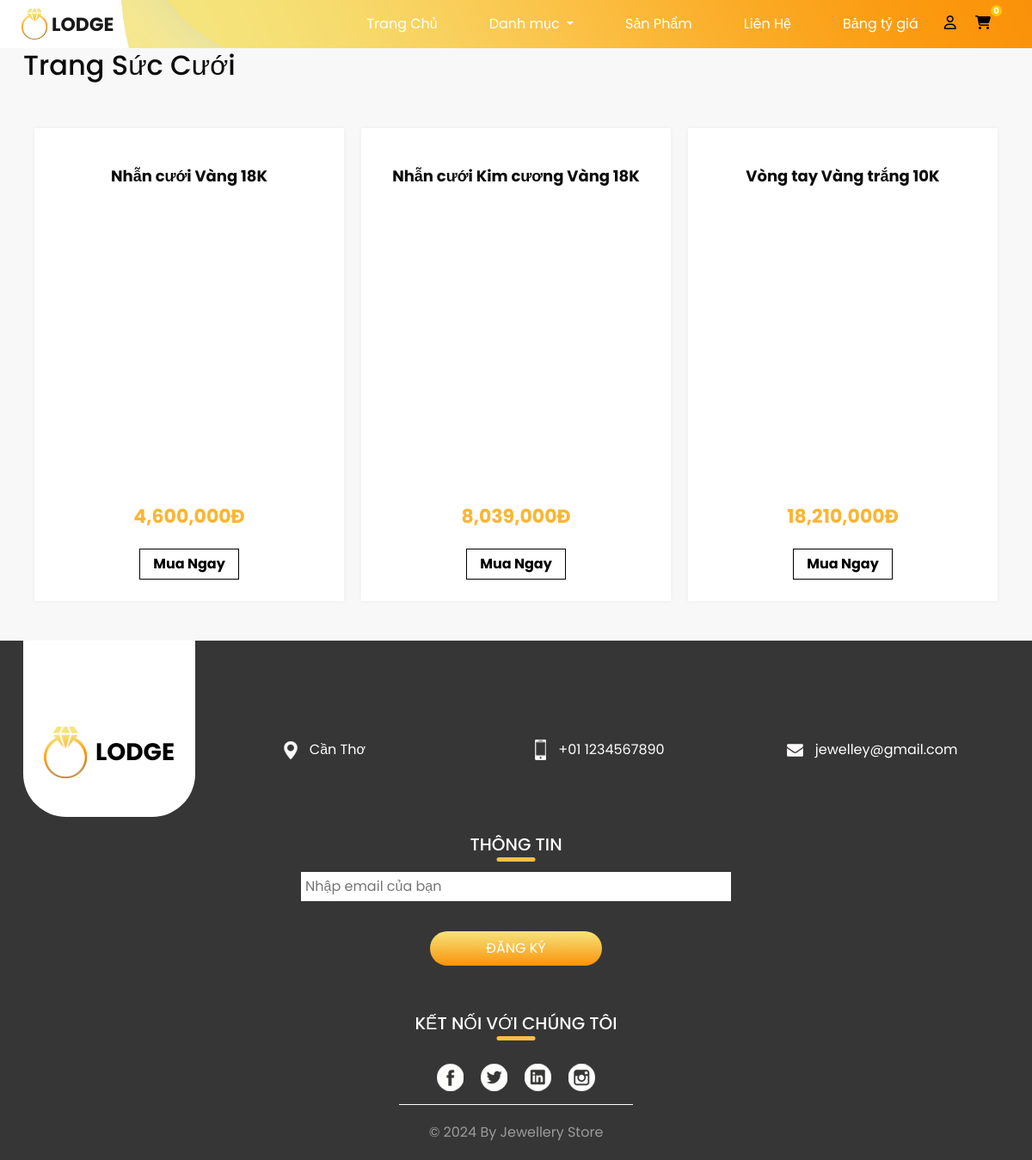
Screenshot of /products.php?id=1 with the database file from the repository.
### tables this page shows
CREATE TABLE `danhmuc` (
  `Ma_DM` int(11) NOT NULL,
  `Ten_DM` varchar(20) NOT NULL,
  `HinhAnh_DM` varchar(100) DEFAULT NULL,
  `PARENT` int(11) DEFAULT NULL
);

CREATE TABLE `sanpham` (
  `Ma_SP` int(11) NOT NULL,
  `Ma_DM` int(11) NOT NULL,
  `HinhAnh_SP` varchar(100) NOT NULL,
  `Ten_SP` varchar(50) NOT NULL,
  `TrongLuong_Sp` float NOT NULL,
  `MoTa_SP` mediumtext DEFAULT NULL,
  `soluong_sp` int(11) DEFAULT NULL
);

CREATE TABLE `don_gia` (
  `id_gia` int(11) NOT NULL,
  `ngay` date NOT NULL,
  `gia` float NOT NULL,
  `Ma_SP` int(11) DEFAULT NULL
);

### products.php (the view, shortened to what this page needs)
<!DOCTYPE html>
<html>
<head>
  <link rel="stylesheet" type="text/css" href="https://cdnjs.cloudflare.com/ajax/libs/OwlCarousel2/2.1.3/assets/owl.carousel.min.css" />
    <link rel="stylesheet" href="https://cdnjs.cloudflare.com/ajax/libs/font-awesome/6.2.0/css/all.min.css">
    <link rel="stylesheet" type="text/css" href="css/bootstrap.css" />
    <link rel="stylesheet" type="text/css" href="css/sina-nav.css" />
    <link href="https://cdn.jsdelivr.net/npm/bootstrap@5.0.2/dist/css/bootstrap.min.css" rel="stylesheet">
    <link href="css/sanpham1.css" rel="stylesheet" />
    <link href="css/responsive.css" rel="stylesheet" />
</head>
<body class="sub_page">
    <div class="hero_area">
        <header class="header_section">
            <div class="container-fluid">
                <nav class="navbar navbar-expand-lg custom_nav-container ">
                    <a class="navbar-brand" href="index.html">
                        <img src="images/logo.png" alt="">
                        <span>Lodge</span>
                    </a>
                    <div class="collapse navbar-collapse" id="navbarSupportedContent">
                        <ul class="navbar-nav ml-auto">
                            <li class="nav-item">
                                <a class="nav-link" href="index.php">Trang Chủ</a>
                            </li>
                            <li class="nav-item dropdown">
                                <a class="nav-link dropdown-toggle" href="category.php" id="navbarDropdown"
                                    role="button" data-bs-toggle="dropdown" aria-expanded="false">
                                    Danh mục
                                </a>
                            </li>
                            <li class="nav-item">
                                <a class="nav-link" href="jewellery.php">Sản Phẩm</a>
                            </li>
                            <li class="nav-item">
                                <a class="nav-link" href="contact.php">Liên Hệ</a>
                            </li>
                            <li class="nav-item">
                  <a class="nav-link" href="tygia.php">Bảng tỷ giá</a>
                </li>
                <form class="d-flex">
                        <div class="icons">
                            <?php
                            if (!isset($_SESSION["user"])){
                          ?>
                            <a href="login.php"><i class="fa-regular fa-user"></i></a>
                            <?php
                            }
                            else
                            {
                                ?>
                            <i> <label for="">Xin chào: </label><?php echo $_SESSION["user"]; ?></i>
                            <a href='logout.php'><i class="fa-solid fa-right-from-bracket"></i></a>
                            <?php
                            }
                            ?>
                            <a href="cart.php"><i class="fa-solid fa-cart-shopping"></i><span
                                    style="height: 13px;width: 13px;background: #ffc800;font-size: 10px;color: #ffffff;line-height: 13px;text-align: center;font-weight: 700;display: inline-block;border-radius: 50%;position: absolute;">
                                    <?php require 'slsp.php'; ?>
                                </span></a>
                        </div>
                    </form>
                        </ul>
                    </div>
                </nav>
            </div>
        </header>
                          </div>
  <?php
if(isset($_GET['id'])) {
    $category_id = $_GET['id'];
    $sql_category = "SELECT * FROM danhmuc WHERE Ma_DM = $category_id";
    $result_category = mysqli_query($conn, $sql_category);
    $category = mysqli_fetch_assoc($result_category);
    $sql_products = "SELECT
    sanpham.HinhAnh_SP,
    sanpham.Ten_SP,
    sanpham.Ma_SP,
    don_gia.gia AS Gia_SP,
    danhmuc.Ten_DM,
    danhmuc.Ma_DM
FROM
    sanpham
INNER JOIN
    don_gia ON sanpham.Ma_SP = don_gia.Ma_SP
INNER JOIN
    danhmuc ON sanpham.Ma_DM = danhmuc.Ma_DM
                     WHERE sanpham.Ma_DM = $category_id";
    $result_products = mysqli_query($conn, $sql_products);
?>
<section class="price_section layout_padding">
    <div class="container">
        <div class="heading_container">
            <h2>
             <?php echo $category['Ten_DM']; ?>
            </h2>
        </div>
        <div class="price_container">
            <?php
            if (mysqli_num_rows($result_products) > 0) {
                while ($row = mysqli_fetch_assoc($result_products)) {
            ?>
                    <div class="box">
                    <div class="name">
                            <h6>
                                <?php echo $row['Ten_SP']; ?>
                            </h6>
                        </div>
                        <div class="detail-box">
                            <h5>
                                <span><?php echo number_format($row['Gia_SP']); ?>đ</span>
                            </h5>
                            <a href="add_cart.php?id=<?php echo $row['Ma_SP']; ?>">
                                Mua Ngay
                            </a>
                        </div>
                    </div>
            <?php
                }
            } else {
                echo "Không có sản phẩm phù hợp.";
            }}
            ?>
        </div>
    </div>
</section>
 <section class="info_section ">
    <div class="container">
      <div class="info_container">
        <div class="row">
          <div class="col-md-3">
            <div class="info_logo">
              <a href="">
                <img src="images/logo.png" alt="">
                <span>
                  Lodge
                </span>
              </a>
            </div>
          </div>
          <div class="col-md-3">
            <div class="info_contact">
              <a href="">
                <img src="images/location.png" alt="">
                <span>
                  Cần Thơ
                </span>
              </a>
            </div>
          </div>
          <div class="col-md-3">
            <div class="info_contact">
              <a href="">
                <img src="images/phone.png" alt="">
                <span>
                  +01 1234567890
                </span>
              </a>
            </div>
          </div>
          <div class="col-md-3">
            <div class="info_contact">
              <a href="">
                <img src="images/mail.png" alt="">
                <span>
                  jewelley@gmail.com
                </span>
              </a>
            </div>
          </div>
        </div>
        <div class="info_form">
          <div class="d-flex justify-content-center">
            <h5 class="info_heading">
             Thông tin
            </h5>
          </div>
          <form action="">
  <div class="email_box">
    <input type="email" id="email2" name="email2" placeholder="Nhập email của bạn">
  </div>
  <div>
    <button type="submit">Đăng ký</button>
  </div>
</form>
        </div>
        <div class="info_social">
          <div class="d-flex justify-content-center">
            <h5 class="info_heading">
              Kết nối với chúng tôi
            </h5>
          </div>
          <div class="social_box">
            <a href="">
              <img src="images/fb.png" alt="">
            </a>
            <a href="">
              <img src="images/twitter.png" alt="">
            </a>
            <a href="">
              <img src="images/linkedin.png" alt="">
            </a>
            <a href="">
              <img src="images/insta.png" alt="">
            </a>
          </div>
        </div>
      </div>
    </div>
  </section>
  <section class="container-fluid footer_section">
    <p>
      &copy; <span id="displayYear"></span> By
      <a href="https://html.design/"> Jewellery Store</a>
    </p>
  </section>
</body>
</html>

### css/responsive.css (style rules this page uses)
@media (min-width: 1200px) { .container { max-width: 1170px; } }

### products.php (style rules this page uses)
a { color: black; }
.fa, .fa-brands, .fa-classic, .fa-regular, .fa-sharp, .fa-solid, .fab, .far, .fas { -moz-osx-font-smoothing: grayscale; -webkit-font-smoothing: antialiased; display: var(--fa-display, inline-block); font-style: normal; font-variant: normal; line-height: 2.5; text-rendering: auto; }
.header_section .container-fluid { padding-right: 30px; padding-left: 25px; }
.icons a { margin-right: 18px; }

### rows the page displays
danhmuc: Ten_DM "Trang Sức Cưới"
sanpham: Ten_SP "Nhẫn cưới Vàng 18K", don_gia.gia "4,600,000"
sanpham: Ten_SP "Nhẫn cưới Kim cương Vàng 18K", don_gia.gia "8,039,000"
sanpham: Ten_SP "Vòng tay Vàng trắng 10K", don_gia.gia "18,210,000"
